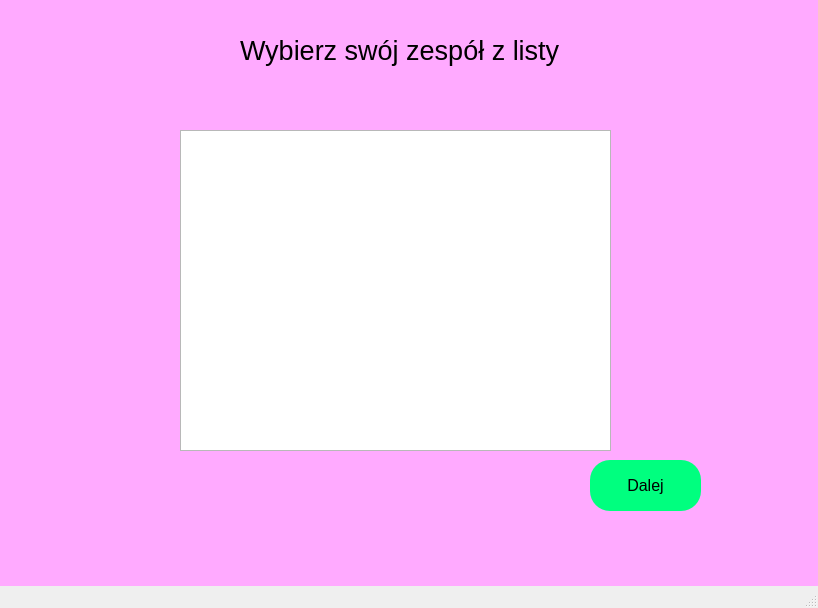
<?xml version="1.0" encoding="UTF-8"?>
<ui version="4.0">
 <class>MainWindow</class>
 <widget class="QMainWindow" name="MainWindow">
  <property name="geometry">
   <rect>
    <x>0</x>
    <y>0</y>
    <width>818</width>
    <height>608</height>
   </rect>
  </property>
  <property name="windowTitle">
   <string>MainWindow</string>
  </property>
  <property name="styleSheet">
   <string notr="true">#centralwidget {
    background-color: rgb(255, 170, 255);
}</string>
  </property>
  <widget class="QWidget" name="centralwidget">
   <widget class="QLabel" name="label">
    <property name="geometry">
     <rect>
      <x>240</x>
      <y>30</y>
      <width>341</width>
      <height>41</height>
     </rect>
    </property>
    <property name="font">
     <font>
      <pointsize>20</pointsize>
     </font>
    </property>
    <property name="text">
     <string>Wybierz swój zespół z listy</string>
    </property>
   </widget>
   <widget class="QListWidget" name="listWidget">
    <property name="geometry">
     <rect>
      <x>180</x>
      <y>130</y>
      <width>431</width>
      <height>321</height>
     </rect>
    </property>
   </widget>
   <widget class="QPushButton" name="Klub_dalej">
    <property name="geometry">
     <rect>
      <x>590</x>
      <y>460</y>
      <width>111</width>
      <height>51</height>
     </rect>
    </property>
    <property name="styleSheet">
     <string notr="true">QPushButton {
    background-color: rgb(0, 255, 127);
    border-radius: 20px;
    border: none;
    color: black;
    padding: 10px 24px;
    font-size: 16px;
}

QPushButton:hover {
    background-color: rgb(127, 255, 191);  /* Nowy kolor tła przy najechaniu myszką */
}

QPushButton:pressed {
    background-color: rgb(0, 191, 95);  /* Nowy kolor tła po wciśnięciu przycisku */
}</string>
    </property>
    <property name="text">
     <string>Dalej</string>
    </property>
   </widget>
  </widget>
  <widget class="QMenuBar" name="menubar">
   <property name="geometry">
    <rect>
     <x>0</x>
     <y>0</y>
     <width>818</width>
     <height>22</height>
    </rect>
   </property>
  </widget>
  <widget class="QStatusBar" name="statusbar"/>
 </widget>
 <resources/>
 <connections/>
</ui>
